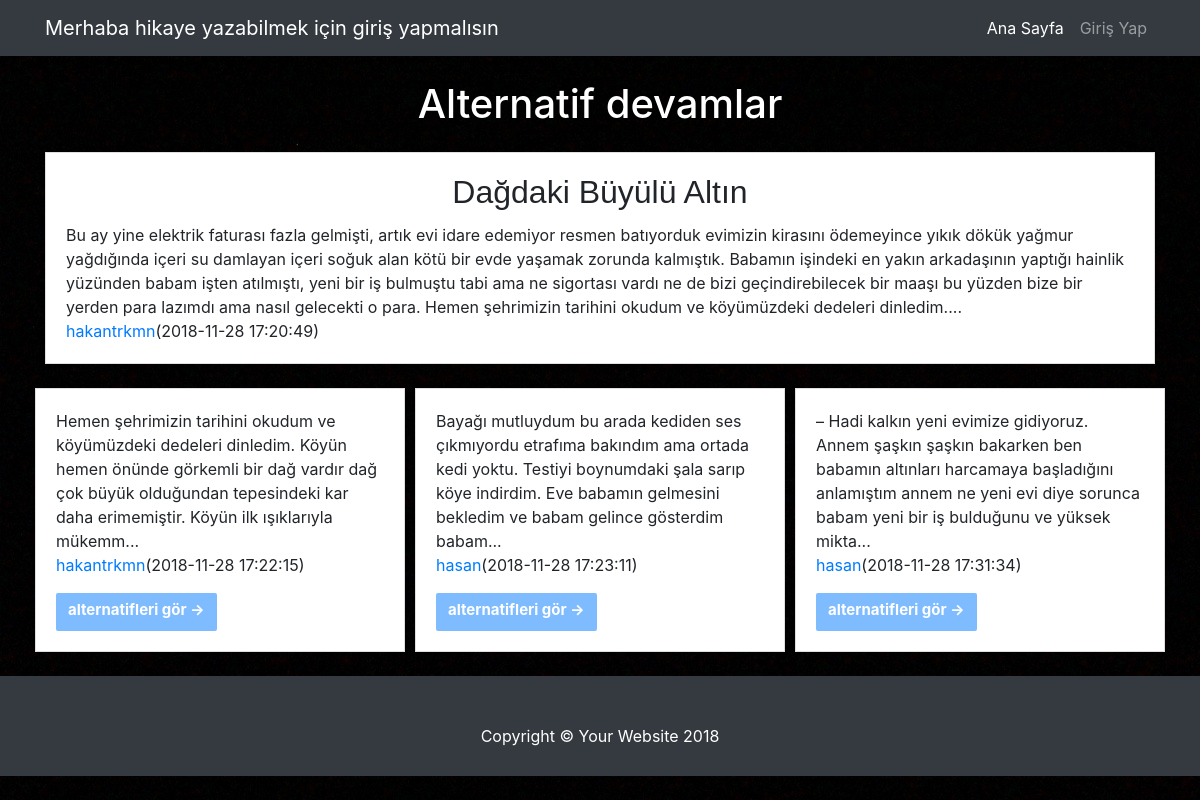
Page /altergör.php?hikaye_id=46&seviye=0 on the committed database.
### tables this page shows
CREATE TABLE `anahikaye` (
  `hikaye_id` int(100) NOT NULL AUTO_INCREMENT,
  `hikaye_baslik` varchar(200) NOT NULL,
  `hikaye_metin` varchar(700) NOT NULL,
  `hikaye_devambir` int(50) NOT NULL DEFAULT '0',
  `hikaye_devamiki` int(50) NOT NULL DEFAULT '0',
  `hikaye_devamuc` int(50) NOT NULL DEFAULT '0',
  `hikaye_tarih` timestamp NOT NULL DEFAULT CURRENT_TIMESTAMP,
  `hikaye_seviye` int(10) NOT NULL DEFAULT '0',
  `hikaye_begeni` int(100) NOT NULL DEFAULT '0',
  `kullanici_id` int(100) NOT NULL,
  PRIMARY KEY (`hikaye_id`),
  KEY `kullanici_id` (`kullanici_id`),
  KEY `hikaye_devambir` (`hikaye_devambir`),
  KEY `hikaye_devamuc` (`hikaye_devamuc`),
  KEY `hikaye_devamiki` (`hikaye_devamiki`),
  CONSTRAINT `anahikaye_ibfk_2` FOREIGN KEY (`kullanici_id`) REFERENCES `kullanici` (`kullanici_id`) ON DELETE CASCADE ON UPDATE CASCADE
);

CREATE TABLE `kullanici` (
  `kullanici_id` int(100) NOT NULL AUTO_INCREMENT,
  `kullanici_adi` varchar(25) NOT NULL,
  `kullanici_sifre` varchar(50) NOT NULL,
  PRIMARY KEY (`kullanici_id`)
);

CREATE TABLE `alternatifbir` (
  `alterbir_id` int(50) NOT NULL AUTO_INCREMENT,
  `alterbir_metin` varchar(700) NOT NULL,
  `alterbir_devambir` int(50) NOT NULL DEFAULT '0',
  `alterbir_devamiki` int(50) NOT NULL DEFAULT '0',
  `alterbir_devamuc` int(50) NOT NULL DEFAULT '0',
  `alterbir_parentid` int(100) NOT NULL,
  `alterbir_tarih` timestamp NOT NULL DEFAULT CURRENT_TIMESTAMP ON UPDATE CURRENT_TIMESTAMP,
  `alterbir_seviye` int(100) NOT NULL DEFAULT '1',
  `alterbir_begeni` int(100) NOT NULL DEFAULT '0',
  `kullanici_id` int(100) NOT NULL,
  PRIMARY KEY (`alterbir_id`),
  KEY `kullanici_id` (`kullanici_id`),
  KEY `alterbir_parentid` (`alterbir_parentid`),
  CONSTRAINT `alternatifbir_ibfk_3` FOREIGN KEY (`kullanici_id`) REFERENCES `kullanici` (`kullanici_id`) ON DELETE CASCADE ON UPDATE CASCADE,
  CONSTRAINT `alternatifbir_ibfk_4` FOREIGN KEY (`alterbir_parentid`) REFERENCES `anahikaye` (`hikaye_id`) ON DELETE CASCADE ON UPDATE CASCADE
);

### altergör.php (the view, shortened to what this page needs)
<?php
include 'functions.php';
if ($_GET['seviye']==0) {
  $hikaye = $connection->prepare("SELECT * from kullanici natural JOIN anahikaye where anahikaye.hikaye_id=:hikaye_id ");
  $hikaye->execute(array('hikaye_id'=>$_GET['hikaye_id']));
  $hikaye = $hikaye->fetch(PDO::FETCH_OBJ);
  $birincialternatif = $hikaye->hikaye_devambir;
  $ikincialternatif = $hikaye->hikaye_devamiki;
  $ucuncualternatif = $hikaye->hikaye_devamuc;
$hikaye_id = $_GET['hikaye_id'];
  $alternatifler = $connection->prepare("  SELECT * from kullanici natural JOIN alternatifbir where (alterbir_id=$birincialternatif or alterbir_id=$ikincialternatif or alterbir_id=$ucuncualternatif) and alternatifbir.alterbir_parentid =$hikaye_id");
    $alternatifler->execute();
    $alternatifler = $alternatifler->fetchAll(PDO::FETCH_OBJ);
}
include 'wiew/header.php';
?>
        <div class="container">
          <div class="row">
            <div  class="col-md-12">
              <h1 class="my-4">Alternatif devamlar
              </h1>
              <?php if ($_GET['seviye']==0): ?>
                <div class="card mb-4">
                  <div class="card-body">
                    <h2 align="center"class="card-title"><?php echo $hikaye->hikaye_baslik ?></h2>
                    <p class="card-text"><?php echo $hikaye->hikaye_metin ?>...<br> <a href="#"><?php echo $hikaye->kullanici_adi ?></a>(<?php echo $hikaye->hikaye_tarih ?>)</p>
                  </div>
                </div>
              <?php endif; ?>
            </div>
              <?php
              if (count($alternatifler) !=0) {
                $deneme = 12/count($alternatifler);
              }
               ?>
               <?php if ($_GET['seviye']==0): ?>
                 <?php foreach ($alternatifler as $value): ?>
                   <div class="col-md-<?php echo ceil($deneme) ?>">
                     <div class="card mb-4">
                       <div class="card-body">
                           <p class="card-text"><?php echo mb_substr($value->alterbir_metin,0,200) ?>... <br> <a href="#"><?php echo $value->kullanici_adi ?></a>(<?php echo $value->alterbir_tarih ?>)</p>
                         <a href="altergör.php?hikaye_id=<?php echo $value->alterbir_id ?>&seviye=<?php echo $value->alterbir_seviye ?>&id=<?php echo $value->alterbir_parentid ?>" class="btn btn-primary">alternatifleri gör &rarr;</a>
                       </div>
                     </div>
                   </div>
                 <?php endforeach; ?>
               <?php endif; ?>
          </div>
</div>
          <footer class="py-5 bg-dark ">
            <div class="container">
              <p class="m-0 text-center text-white">Copyright &copy; Your Website 2018</p>
            </div>
          </footer>
        </body>
        </html>

### css/blog-home.css (style rules this page uses)
body { padding-top: 54px; }
@media (min-width: 992px) { body { padding-top: 56px; } }

### style.css (style rules this page uses)
.form-control, .btn { min-height: 38px; border-radius: 2px; }
.btn { font-size: 15px; font-weight: bold; }
.card { border-radius: 0px; }
body { background-image: url("background.jpg"); }
.card-title { font-family: sans-serif; }
.btn-primary { background-color: rgb(0, 123, 255,0.5); border: none; }
.col-md-4 { padding-left: 5px; padding-right: 5px; }
.my-4 { color: white; text-align: center; }
.py-5.bg-dark { position: absolute; left: 0; height: 100px; width: 100%; }

### rows in the picture
anahikaye: hikaye_baslik "Dağdaki Büyülü Altın", hikaye_metin "Bu ay yine elektrik faturası fazla gelmişti, artık evi idare edemiyor resmen batıyorduk evimizin kirasını ödemeyince yıkık dökük yağmur yağdığında içeri su damlayan içeri soğuk alan kötü bir evde yaşamak zorunda kalmıştık. Babamın işindeki en yakın arkadaşının yaptığı hainlik yüzünden babam işten atılmıştı, yeni bir iş bulmuştu tabi ama ne sigortası vardı ne de bizi geçindirebilecek bir maaşı bu yüzden bize bir yerden para lazımdı ama nasıl gelecekti o para. Hemen şehrimizin tarihini okudum ve köyümüzdeki dedeleri dinledim.", kullanici.kullanici_adi "hakantrkmn", hikaye_tarih "2018-11-28 17:20:49"
alternatifbir: alterbir_metin "Hemen şehrimizin tarihini okudum ve köyümüzdeki dedeleri dinledim. Köyün hemen önünde görkemli bir dağ vardır dağ çok büyük olduğundan tepesindeki kar daha erimemiştir. Köyün ilk ışıklarıyla mükemm", kullanici.kullanici_adi "hakantrkmn", alterbir_tarih "2018-11-28 17:22:15"
alternatifbir: alterbir_metin "Bayağı mutluydum bu arada kediden ses çıkmıyordu etrafıma bakındım ama ortada kedi yoktu. Testiyi boynumdaki şala sarıp köye indirdim. Eve babamın gelmesini bekledim ve babam gelince gösterdim babam", kullanici.kullanici_adi "hasan", alterbir_tarih "2018-11-28 17:23:11"
alternatifbir: alterbir_metin "– Hadi kalkın yeni evimize gidiyoruz. Annem şaşkın şaşkın bakarken ben babamın altınları harcamaya başladığını anlamıştım annem ne yeni evi diye sorunca babam yeni bir iş bulduğunu ve yüksek mikta", kullanici.kullanici_adi "hasan", alterbir_tarih "2018-11-28 17:31:34"
